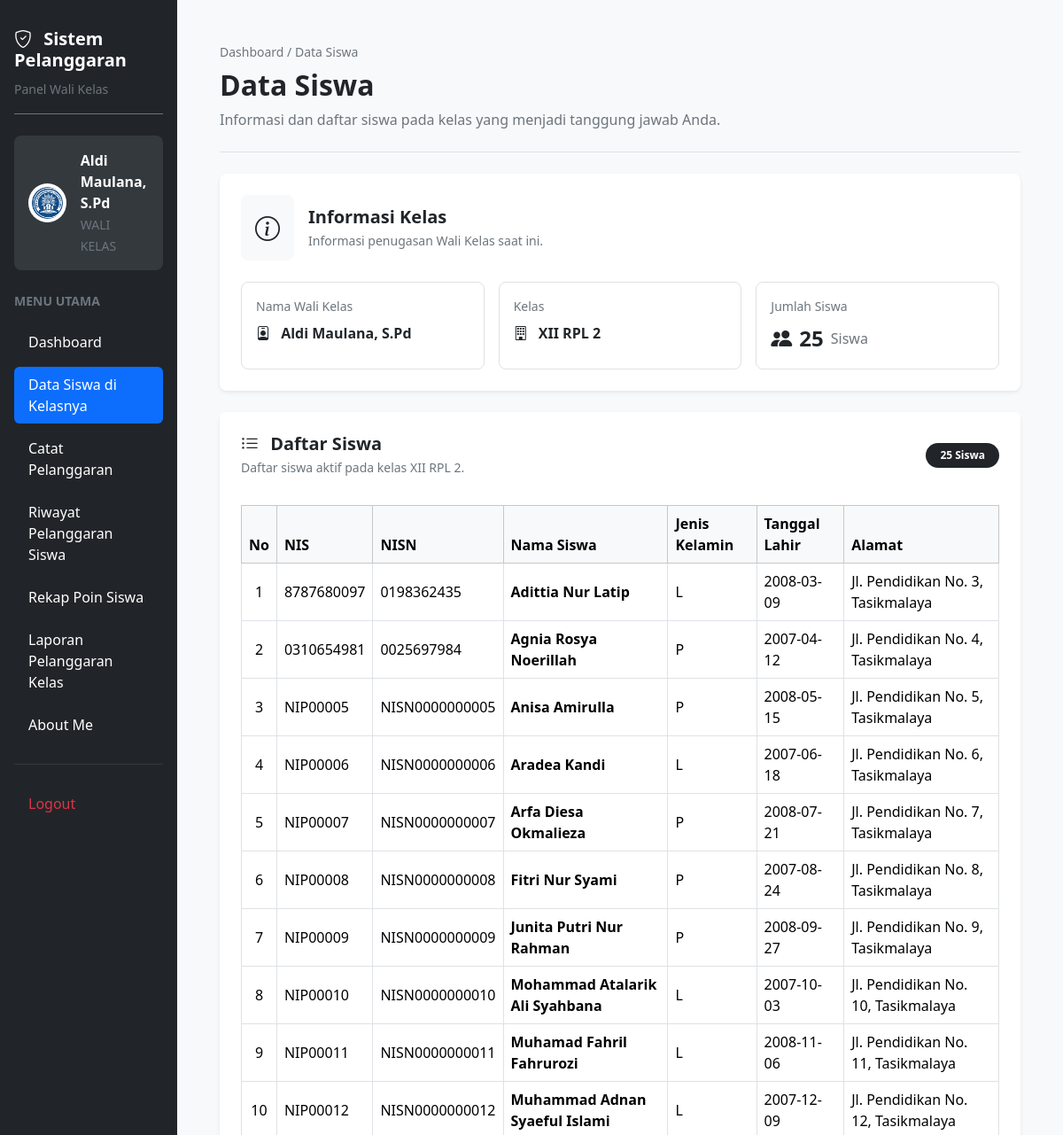
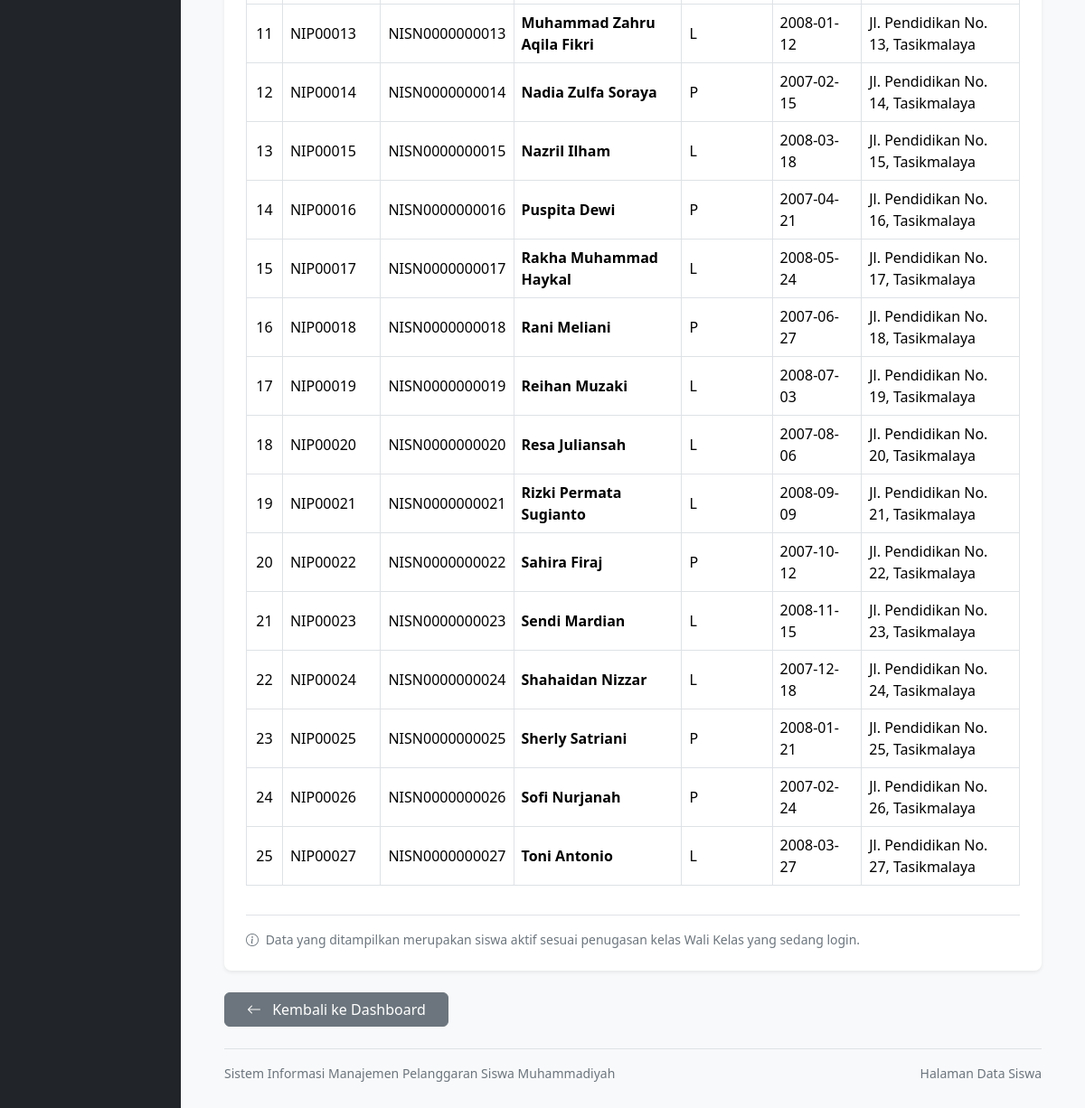
Screenshot of /walikelas/data_siswa.php (signed in) with the database file from the repository (2 pictures, top to bottom).
### tables this page shows
CREATE TABLE `t_guru` (
  `id` int(11) NOT NULL,
  `nip` varchar(30) NOT NULL,
  `nama` varchar(150) NOT NULL,
  `email` varchar(150) NOT NULL,
  `status_aktif` tinyint(1) NOT NULL,
  `user_id` int(11) NOT NULL,
  `created_at` timestamp NULL DEFAULT current_timestamp(),
  `updated_at` timestamp NULL DEFAULT current_timestamp()
);

CREATE TABLE `t_wali_kelas` (
  `id` int(11) NOT NULL,
  `tahun_ajaran_id` int(11) NOT NULL,
  `kelas_id` int(11) NOT NULL,
  `guru_id` int(11) NOT NULL,
  `tanggal_mulai` date NOT NULL,
  `tanggal_selesai` date NOT NULL,
  `status_aktif` tinyint(1) NOT NULL,
  `created_at` timestamp NULL DEFAULT current_timestamp(),
  `updated_at` timestamp NULL DEFAULT current_timestamp()
);

CREATE TABLE `t_kelas` (
  `id` int(11) NOT NULL,
  `nama` varchar(100) NOT NULL,
  `tingkat` varchar(20) NOT NULL,
  `jurusan` varchar(100) NOT NULL,
  `status_aktif` tinyint(1) NOT NULL,
  `created_at` timestamp NULL DEFAULT current_timestamp(),
  `updated_at` timestamp NULL DEFAULT current_timestamp()
);

CREATE TABLE `t_siswa` (
  `id` int(11) NOT NULL,
  `nis` varchar(30) NOT NULL,
  `nisn` varchar(20) NOT NULL,
  `nama` varchar(150) NOT NULL,
  `jenis_kelamin` char(5) NOT NULL,
  `tanggal_lahir` date NOT NULL,
  `alamat` text NOT NULL,
  `status_aktif` tinyint(1) NOT NULL,
  `created_at` timestamp NULL DEFAULT current_timestamp(),
  `updated_at` timestamp NULL DEFAULT current_timestamp()
);

### walikelas/data_siswa.php (the view, shortened to what this page needs)
<?php
require_once __DIR__ . '/../config/koneksi.php';
function aman($data) {
    return htmlspecialchars((string) $data, ENT_QUOTES, 'UTF-8');
}
$stmt = mysqli_prepare(
    $koneksi,
    "SELECT id, nama FROM t_guru WHERE user_id = ? LIMIT 1"
);
mysqli_stmt_bind_param($stmt, "i", $_SESSION['id']);
mysqli_stmt_execute($stmt);
$guru = mysqli_fetch_assoc(mysqli_stmt_get_result($stmt));
$stmt = mysqli_prepare(
    $koneksi,
    "SELECT wk.kelas_id, wk.tahun_ajaran_id,
            k.nama AS nama_kelas,
            g.nama AS nama_wali_kelas
     FROM t_wali_kelas wk
     JOIN t_kelas k ON k.id = wk.kelas_id
     JOIN t_guru g ON g.id = wk.guru_id
     WHERE wk.guru_id = ?
       AND wk.status_aktif = 1
       AND wk.tanggal_mulai <= CURDATE()
       AND (
           wk.tanggal_selesai IS NULL
           OR wk.tanggal_selesai >= CURDATE()
       )
     ORDER BY wk.id DESC
     LIMIT 1"
);
mysqli_stmt_bind_param($stmt, "i", $guru['id']);
mysqli_stmt_execute($stmt);
$wali = mysqli_fetch_assoc(mysqli_stmt_get_result($stmt));
$kelas_id = (int) $wali['kelas_id'];
$tahun_ajaran_id = (int) $wali['tahun_ajaran_id'];
$stmt = mysqli_prepare(
    $koneksi,
    "SELECT s.id, s.nis, s.nisn, s.nama,
            s.jenis_kelamin, s.tanggal_lahir, s.alamat
     FROM t_kelas_siswa ks
     JOIN t_siswa s ON s.id = ks.siswa_id
     WHERE ks.kelas_id = ?
       AND ks.tahun_ajaran_id = ?
       AND ks.status_aktif = 1
       AND ks.tanggal_mulai <= CURDATE()
       AND (
           ks.tanggal_selesai IS NULL
           OR ks.tanggal_selesai >= CURDATE()
       )
       AND s.status_aktif = 1
     ORDER BY s.nama ASC"
);
mysqli_stmt_bind_param($stmt, "ii", $kelas_id, $tahun_ajaran_id);
mysqli_stmt_execute($stmt);
$result = mysqli_stmt_get_result($stmt);
$jumlahSiswa = mysqli_num_rows($result);
$nama = $guru['nama'];
$labelRole = 'WALI KELAS';
?>
<!DOCTYPE html>
<html lang="id">
<head>
    <link href="https://cdn.jsdelivr.net/npm/bootstrap@5.3.3/dist/css/bootstrap.min.css" rel="stylesheet">
    <link href="https://cdn.jsdelivr.net/npm/bootstrap-icons@1.11.3/font/bootstrap-icons.min.css" rel="stylesheet">
    <link href="https://cdn.datatables.net/2.3.4/css/dataTables.bootstrap5.min.css" rel="stylesheet">
</head>
<body class="bg-light overflow-hidden">
<div class="container-fluid vh-100 overflow-hidden">
    <div class="row h-100 flex-nowrap">
        <aside class="col-12 col-md-3 col-lg-2 bg-dark vh-100 overflow-auto position-sticky top-0 p-3">
            <div class="text-white mb-4 pt-3 pb-3 border-bottom border-secondary">
                <h5 class="fw-bold mb-2">
                    <i class="bi bi-shield-check me-2"></i>
                    Sistem Pelanggaran
                </h5>
                <small class="text-secondary">
                    Panel Wali Kelas
                </small>
            </div>
            <div class="bg-secondary bg-opacity-25 rounded-3 p-3 mb-4">
                <div class="d-flex align-items-center gap-3">
                    <img
                        src="../logo.png"
                        alt="Logo Aplikasi"
                        width="44"
                        height="44"
                        class="rounded-circle bg-white p-1"
                    >
                    <div class="text-white text-break">
                        <div class="fw-semibold">
                            <?= aman($nama); ?>
                        </div>
                        <small class="text-secondary">
                            <?= $labelRole; ?>
                        </small>
                    </div>
                </div>
            </div>
            <div class="text-secondary small fw-semibold mb-3">
                MENU UTAMA
            </div>
            <ul class="nav nav-pills flex-column gap-2">
                <li class="nav-item">
                    <a
                        href="../dashboard.php"
                        class="nav-link text-white rounded-2 py-2 px-3"
                    >
                        Dashboard
                    </a>
                </li>
                <li class="nav-item">
                    <a
                        href="data_siswa.php"
                        class="nav-link active rounded-2 py-2 px-3"
                        aria-current="page"
                    >
                        Data Siswa di Kelasnya
                    </a>
                </li>
                <li class="nav-item">
                    <a
                        href="../catatan_pelanggaran.php"
                        class="nav-link text-white rounded-2 py-2 px-3"
                    >
                        Catat Pelanggaran
                    </a>
                </li>
                <li class="nav-item">
                    <a
                        href="../riwayat.php"
                        class="nav-link text-white rounded-2 py-2 px-3"
                    >
                        Riwayat Pelanggaran Siswa
                    </a>
                </li>
                <li class="nav-item">
                    <a
                        href="../rekap_poin.php"
                        class="nav-link text-white rounded-2 py-2 px-3"
                    >
                        Rekap Poin Siswa
                    </a>
                </li>
                <li class="nav-item">
                    <a
                        href="rekap_pelanggaran.php"
                        class="nav-link text-white rounded-2 py-2 px-3"
                    >
                        Laporan Pelanggaran Kelas
                    </a>
                </li>
                <li class="nav-item">
                    <a
                        href="../abautme.php"
                        class="nav-link text-white rounded-2 py-2 px-3"
                    >
                        About Me
                    </a>
                </li>
            </ul>
            <hr class="border-secondary my-4">
            <a
                href="../logout.php"
                class="nav-link text-danger rounded-2 py-2 px-3"
            >
                Logout
            </a>
        </aside>
        <main class="col-12 col-md-9 col-lg-10 vh-100 overflow-auto p-3 p-lg-5">
            <div class="d-flex flex-wrap justify-content-between align-items-center gap-3 mb-4 pb-4 border-bottom">
                <div>
                    <div class="text-secondary small mb-2">
                        Dashboard / Data Siswa
                    </div>
                    <h2 class="fw-bold mb-2">
                        Data Siswa
                    </h2>
                    <p class="text-secondary mb-0">
                        Informasi dan daftar siswa pada kelas yang menjadi tanggung jawab Anda.
                    </p>
                </div>
            </div>
            <div class="card border-0 shadow-sm rounded-3 mb-4">
                <div class="card-body p-4">
                    <div class="d-flex align-items-center gap-3 mb-4">
                        <div class="bg-light rounded-3 p-3">
                            <i class="bi bi-info-circle fs-3 text-dark"></i>
                        </div>
                        <div>
                            <h5 class="fw-bold mb-1">
                                Informasi Kelas
                            </h5>
                            <p class="text-secondary small mb-0">
                                Informasi penugasan Wali Kelas saat ini.
                            </p>
                        </div>
                    </div>
                    <div class="row g-3">
                        <div class="col-12 col-md-6 col-xl-4">
                            <div class="border rounded-3 p-3 h-100">
                                <div class="text-secondary small mb-2">
                                    Nama Wali Kelas
                                </div>
                                <div class="fw-semibold">
                                    <i class="bi bi-person-badge me-2"></i>
                                    <?= aman($wali['nama_wali_kelas']); ?>
                                </div>
                            </div>
                        </div>
                        <div class="col-12 col-md-6 col-xl-4">
                            <div class="border rounded-3 p-3 h-100">
                                <div class="text-secondary small mb-2">
                                    Kelas
                                </div>
                                <div class="fw-semibold">
                                    <i class="bi bi-building me-2"></i>
                                    <?= aman($wali['nama_kelas']); ?>
                                </div>
                            </div>
                        </div>
                        <div class="col-12 col-md-6 col-xl-4">
                            <div class="border rounded-3 p-3 h-100">
                                <div class="text-secondary small mb-2">
                                    Jumlah Siswa
                                </div>
                                <div class="d-flex align-items-center gap-2">
                                    <i class="bi bi-people-fill fs-4"></i>
                                    <h4 class="fw-bold mb-0">
                                        <?= $jumlahSiswa; ?>
                                    </h4>
                                    <span class="text-secondary">
                                        Siswa
                                    </span>
                                </div>
                            </div>
                        </div>
                    </div>
                </div>
            </div>
            <div class="card border-0 shadow-sm rounded-3 mb-4">
                <div class="card-header bg-white border-0 p-4">
                    <div class="d-flex flex-wrap justify-content-between align-items-center gap-3">
                        <div>
                            <h5 class="fw-bold mb-1">
                                <i class="bi bi-list-ul me-2"></i>
                                Daftar Siswa
                            </h5>
                            <p class="text-secondary small mb-0">
                                Daftar siswa aktif pada kelas <?= aman($wali['nama_kelas']); ?>.
                            </p>
                        </div>
                        <span class="badge text-bg-dark rounded-pill px-3 py-2">
                            <?= $jumlahSiswa; ?> Siswa
                        </span>
                    </div>
                </div>
                <div class="card-body p-4 pt-2">
                    <div class="table-responsive">
                        <table id="tabelSiswa" class="table table-hover table-bordered align-middle">
                            <thead class="table-light">
                                <tr>
                                    <th class="text-center">No</th>
                                    <th>NIS</th>
                                    <th>NISN</th>
                                    <th>Nama Siswa</th>
                                    <th>Jenis Kelamin</th>
                                    <th>Tanggal Lahir</th>
                                    <th>Alamat</th>
                                </tr>
                            </thead>
                            <tbody>
                                <?php $no = 1; ?>
                                <?php while ($siswa = mysqli_fetch_assoc($result)): ?>
                                    <tr>
                                        <td class="text-center">
                                            <?= $no++; ?>
                                        </td>
                                        <td>
                                            <?= aman($siswa['nis']); ?>
                                        </td>
                                        <td>
                                            <?= aman($siswa['nisn']); ?>
                                        </td>
                                        <td class="fw-semibold">
                                            <?= aman($siswa['nama']); ?>
                                        </td>
                                        <td>
                                            <?= aman($siswa['jenis_kelamin']); ?>
                                        </td>
                                        <td>
                                            <?= aman($siswa['tanggal_lahir']); ?>
                                        </td>
                                        <td>
                                            <?= aman($siswa['alamat']); ?>
                                        </td>
                                    </tr>
                                <?php endwhile; ?>
                            </tbody>
                        </table>
                    </div>
                    <div class="border-top pt-3 mt-3">
                        <p class="text-secondary small mb-0">
                            <i class="bi bi-info-circle me-1"></i>
                            Data yang ditampilkan merupakan siswa aktif sesuai penugasan kelas Wali Kelas yang sedang login.
                        </p>
                    </div>
                </div>
            </div>
            <div class="d-flex justify-content-start mb-4">
                <a
                    href="../dashboard.php"
                    class="btn btn-secondary rounded-2 px-4"
                >
                    <i class="bi bi-arrow-left me-2"></i>
                    Kembali ke Dashboard
                </a>
            </div>
            <div class="text-secondary small mt-4 pt-3 border-top">
                <div class="d-flex flex-wrap justify-content-between gap-2">
                    <span>Sistem Informasi Manajemen Pelanggaran Siswa Muhammadiyah</span>
                    <span>Halaman Data Siswa</span>
                </div>
            </div>
        </main>
    </div>
</div>
</body>
</html>

### rows the page displays
t_guru: nama "Aldi Maulana, S.Pd"
t_wali_kelas: guru.nama "Aldi Maulana, S.Pd", kelas.nama "XII RPL 2"
t_siswa: nis "8787680097", nisn "0198362435", nama "Adittia Nur Latip", jenis_kelamin "L", tanggal_lahir "2008-03-09", alamat "Jl. Pendidikan No. 3, Tasikmalaya"
t_siswa: nis "0310654981", nisn "0025697984", nama "Agnia Rosya Noerillah", jenis_kelamin "P", tanggal_lahir "2007-04-12", alamat "Jl. Pendidikan No. 4, Tasikmalaya"
t_siswa: nis "NIP00005", nisn "NISN0000000005", nama "Anisa Amirulla", jenis_kelamin "P", tanggal_lahir "2008-05-15", alamat "Jl. Pendidikan No. 5, Tasikmalaya"
t_siswa: nis "NIP00006", nisn "NISN0000000006", nama "Aradea Kandi", jenis_kelamin "L", tanggal_lahir "2007-06-18", alamat "Jl. Pendidikan No. 6, Tasikmalaya"
t_siswa: nis "NIP00007", nisn "NISN0000000007", nama "Arfa Diesa Okmalieza", jenis_kelamin "P", tanggal_lahir "2008-07-21", alamat "Jl. Pendidikan No. 7, Tasikmalaya"
t_siswa: nis "NIP00008", nisn "NISN0000000008", nama "Fitri Nur Syami", jenis_kelamin "P", tanggal_lahir "2007-08-24", alamat "Jl. Pendidikan No. 8, Tasikmalaya"
t_siswa: nis "NIP00009", nisn "NISN0000000009", nama "Junita Putri Nur Rahman", jenis_kelamin "P", tanggal_lahir "2008-09-27", alamat "Jl. Pendidikan No. 9, Tasikmalaya"
t_siswa: nis "NIP00010", nisn "NISN0000000010", nama "Mohammad Atalarik Ali Syahbana", jenis_kelamin "L", tanggal_lahir "2007-10-03", alamat "Jl. Pendidikan No. 10, Tasikmalaya"
t_siswa: nis "NIP00011", nisn "NISN0000000011", nama "Muhamad Fahril Fahrurozi", jenis_kelamin "L", tanggal_lahir "2008-11-06", alamat "Jl. Pendidikan No. 11, Tasikmalaya"
t_siswa: nis "NIP00012", nisn "NISN0000000012", nama "Muhammad Adnan Syaeful Islami", jenis_kelamin "L", tanggal_lahir "2007-12-09", alamat "Jl. Pendidikan No. 12, Tasikmalaya"
t_siswa: nis "NIP00013", nisn "NISN0000000013", nama "Muhammad Zahru Aqila Fikri", jenis_kelamin "L", tanggal_lahir "2008-01-12", alamat "Jl. Pendidikan No. 13, Tasikmalaya"
t_siswa: nis "NIP00014", nisn "NISN0000000014", nama "Nadia Zulfa Soraya", jenis_kelamin "P", tanggal_lahir "2007-02-15", alamat "Jl. Pendidikan No. 14, Tasikmalaya"
t_siswa: nis "NIP00015", nisn "NISN0000000015", nama "Nazril Ilham", jenis_kelamin "L", tanggal_lahir "2008-03-18", alamat "Jl. Pendidikan No. 15, Tasikmalaya"
t_siswa: nis "NIP00016", nisn "NISN0000000016", nama "Puspita Dewi", jenis_kelamin "P", tanggal_lahir "2007-04-21", alamat "Jl. Pendidikan No. 16, Tasikmalaya"
t_siswa: nis "NIP00017", nisn "NISN0000000017", nama "Rakha Muhammad Haykal", jenis_kelamin "L", tanggal_lahir "2008-05-24", alamat "Jl. Pendidikan No. 17, Tasikmalaya"
t_siswa: nis "NIP00018", nisn "NISN0000000018", nama "Rani Meliani", jenis_kelamin "P", tanggal_lahir "2007-06-27", alamat "Jl. Pendidikan No. 18, Tasikmalaya"
t_siswa: nis "NIP00019", nisn "NISN0000000019", nama "Reihan Muzaki", jenis_kelamin "L", tanggal_lahir "2008-07-03", alamat "Jl. Pendidikan No. 19, Tasikmalaya"
t_siswa: nis "NIP00020", nisn "NISN0000000020", nama "Resa Juliansah", jenis_kelamin "L", tanggal_lahir "2007-08-06", alamat "Jl. Pendidikan No. 20, Tasikmalaya"
t_siswa: nis "NIP00021", nisn "NISN0000000021", nama "Rizki Permata Sugianto", jenis_kelamin "L", tanggal_lahir "2008-09-09", alamat "Jl. Pendidikan No. 21, Tasikmalaya"
t_siswa: nis "NIP00022", nisn "NISN0000000022", nama "Sahira Firaj", jenis_kelamin "P", tanggal_lahir "2007-10-12", alamat "Jl. Pendidikan No. 22, Tasikmalaya"
t_siswa: nis "NIP00023", nisn "NISN0000000023", nama "Sendi Mardian", jenis_kelamin "L", tanggal_lahir "2008-11-15", alamat "Jl. Pendidikan No. 23, Tasikmalaya"
t_siswa: nis "NIP00024", nisn "NISN0000000024", nama "Shahaidan Nizzar", jenis_kelamin "L", tanggal_lahir "2007-12-18", alamat "Jl. Pendidikan No. 24, Tasikmalaya"
t_siswa: nis "NIP00025", nisn "NISN0000000025", nama "Sherly Satriani", jenis_kelamin "P", tanggal_lahir "2008-01-21", alamat "Jl. Pendidikan No. 25, Tasikmalaya"
t_siswa: nis "NIP00026", nisn "NISN0000000026", nama "Sofi Nurjanah", jenis_kelamin "P", tanggal_lahir "2007-02-24", alamat "Jl. Pendidikan No. 26, Tasikmalaya"
t_siswa: nis "NIP00027", nisn "NISN0000000027", nama "Toni Antonio", jenis_kelamin "L", tanggal_lahir "2008-03-27", alamat "Jl. Pendidikan No. 27, Tasikmalaya"

### other values shown
$labelRole "WALI KELAS"
$jumlahSiswa "25"
